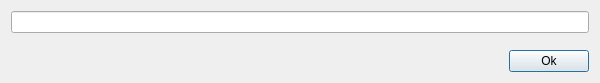
<?xml version="1.0" encoding="UTF-8"?>
<ui version="4.0">
 <class>FormUrl</class>
 <widget class="QWidget" name="FormUrl">
  <property name="geometry">
   <rect>
    <x>0</x>
    <y>0</y>
    <width>600</width>
    <height>83</height>
   </rect>
  </property>
  <property name="maximumSize">
   <size>
    <width>16777215</width>
    <height>83</height>
   </size>
  </property>
  <property name="windowTitle">
   <string>Url</string>
  </property>
  <layout class="QGridLayout" name="gridLayoutUrl2">
   <item row="0" column="0">
    <layout class="QGridLayout" name="gridLayoutUrl">
     <item row="0" column="0">
      <widget class="QLineEdit" name="lineEditUrl"/>
     </item>
    </layout>
   </item>
   <item row="1" column="0" alignment="Qt::AlignRight|Qt::AlignBottom">
    <widget class="QPushButton" name="pushButtonUrl">
     <property name="text">
      <string>Ok</string>
     </property>
     <property name="icon">
      <iconset>
       <normaloff>pic/apply_8900.png</normaloff>pic/apply_8900.png</iconset>
     </property>
     <property name="iconSize">
      <size>
       <width>16</width>
       <height>16</height>
      </size>
     </property>
     <property name="default">
      <bool>true</bool>
     </property>
    </widget>
   </item>
  </layout>
 </widget>
 <resources/>
 <connections/>
</ui>
